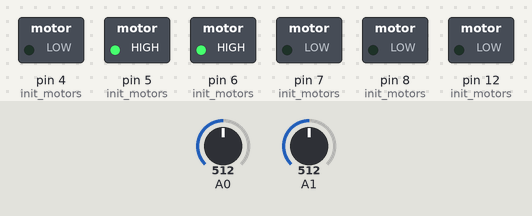
The sketch below on a simulated Arduino Uno, built with avr-gcc and run on an emulated ATmega328P. Shown: switched loads named in the sketch (green lamp = pin HIGH). The inputs (shaded band) are chosen by the test bench; at power-on: A0 = 512, A1 = 512.

Above: at 1.2 s.
1.3 s: A0 set to 716
At 2.0 s:
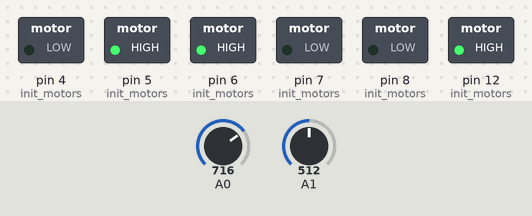
2.8 s: A1 set to 900
At 3.1 s:
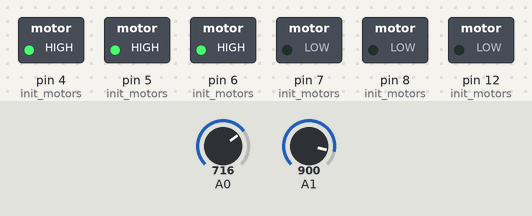
4.3 s: A1 set to 716
At 5.5 s:
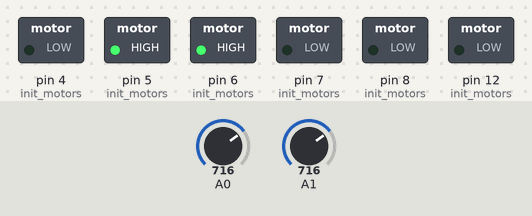
5.8 s: A1 set to 511
At 6.6 s:
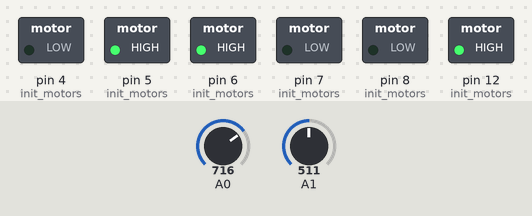
Timing chart, 0 to 8.3 s (numbered marks = the images above; inputs shaded):
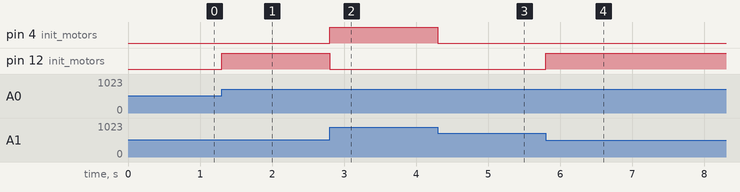

Measured:
- after the input at 1.3 s, pin 12 (init_motors): LOW → HIGH at once
- after the input at 2.8 s, pin 4 (init_motors): LOW → HIGH at once; pin 12 (init_motors): HIGH → LOW at once
- after the input at 4.3 s, pin 4 (init_motors): HIGH → LOW at once
- after the input at 5.8 s, pin 12 (init_motors): LOW → HIGH at once

The sketch:

light_following_robot.ino
```cpp
void init_motors(){
  pinMode(5, OUTPUT);
  pinMode(4, OUTPUT);
  pinMode(7, OUTPUT);

  pinMode(6, OUTPUT);
  pinMode(12, OUTPUT);
  pinMode(8, OUTPUT);

  digitalWrite(5, HIGH);
  digitalWrite(6, HIGH);
}

void forward(){
  digitalWrite(4, HIGH);
  digitalWrite(12, HIGH);
  digitalWrite(7, LOW);
  digitalWrite(8, LOW);
}

void reverse(){
  digitalWrite(4, LOW);
  digitalWrite(12, LOW);
  digitalWrite(7, HIGH);
  digitalWrite(8, HIGH);
}

void right(){
  digitalWrite(4, HIGH);
  digitalWrite(8, HIGH);
  digitalWrite(7, LOW);
  digitalWrite(12, LOW);
}

void left(){
  digitalWrite(7, HIGH);
  digitalWrite(12, HIGH);
  digitalWrite(4, LOW);
  digitalWrite(8, LOW);
}

void left_forward(){
  digitalWrite(12, HIGH);
  digitalWrite(8, LOW);
  digitalWrite(7, LOW);
  digitalWrite(4, LOW);
}

void right_forward(){
  digitalWrite(4, HIGH);
  digitalWrite(8, LOW);
  digitalWrite(7, LOW);
  digitalWrite(12, LOW);
}

void right_reverse(){
  digitalWrite(8, HIGH);
  digitalWrite(7, LOW);
  digitalWrite(12, LOW);
  digitalWrite(4, LOW);
}

void left_reverse(){
  digitalWrite(7, HIGH);
  digitalWrite(8, LOW);
  digitalWrite(4, LOW);
  digitalWrite(12, LOW);
}

void stop(){
  digitalWrite(7, LOW);
  digitalWrite(8, LOW);
  digitalWrite(4, LOW);
  digitalWrite(12, LOW);
}

void setup(){
  // put your setup code here, to run once:
  pinMode(A0, INPUT);
  pinMode(A1, INPUT);
  init_motors();
}
void loop(){
  // put your main code here, to run repeatedly:
  int left_sensor, right_sensor;
  left_sensor = analogRead(A0);
  right_sensor = analogRead(A1);
  if(left_sensor == right_sensor){
    stop();
  }else if (left_sensor < right_sensor){
    right_forward();
  }else{
    left_forward();
  }
}
```
